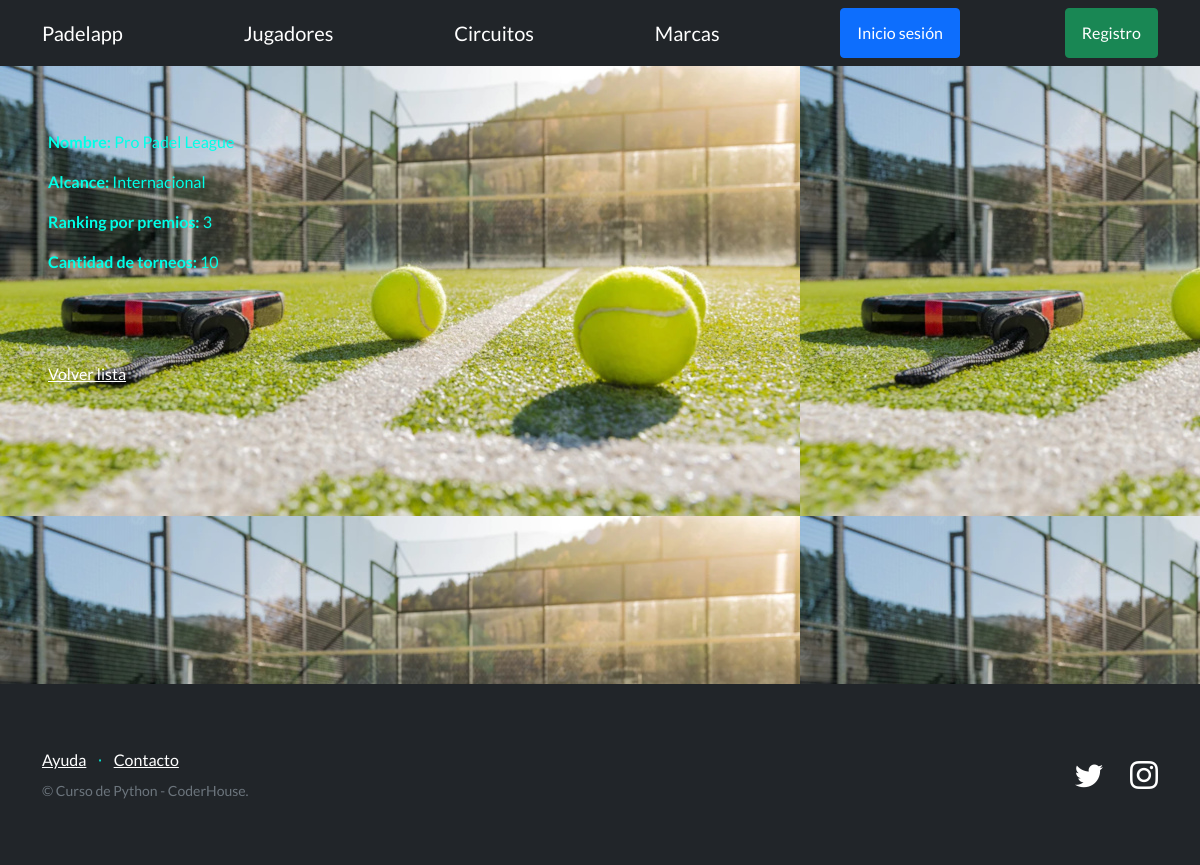
Page /PadelApp/ver-circuitos/9/ on the committed database.
### PadelApp/models.py (models this page shows, shortened)
class Circuito(models.Model):
    nombre = models.CharField(max_length=64)
    alcance = models.CharField(max_length=64)
    ranking_premios = models.IntegerField()
    cant_torneos = models.IntegerField(null=True, blank=True)
    creador = models.ForeignKey(User, on_delete=models.SET_NULL, null=True)

### PadelApp/views.py (the view)
# urls.py: path("ver-circuitos/<int:pk>/", CircuitoDetailView.as_view(), name="detalle_circuito" ),
class CircuitoDetailView(DetailView):
    model = Circuito
    success_url = reverse_lazy('listar_circuitos')

### PadelApp/templates/PadelApp/circuito_detail.html
{% extends "PadelApp/base2.html" %}
{% block contenido %}
<p>
  <strong>Nombre:</strong> {{object.nombre}}
</p>
<p>
  <strong>Alcance:</strong> {{object.alcance}}
</p>
<p>
  <strong>Ranking por premios:</strong> {{object.ranking_premios}}
</p>
<p>
  <strong>Cantidad de torneos:</strong> {{object.cant_torneos}}
</p>
<br>
<br>
<br>
<a href="{% url 'listar_circuitos' %}">Volver lista</a>
{% endblock contenido %}

### PadelApp/templates/PadelApp/base2.html (style rules this page uses)
body { height: 100vh; background-image: url('/static/cancha.jpeg'); background-size: cover; background-position: center; }

### rows in the picture
Circuito: nombre "Pro Padel League", alcance "Internacional", ranking_premios "3", cant_torneos "10"
